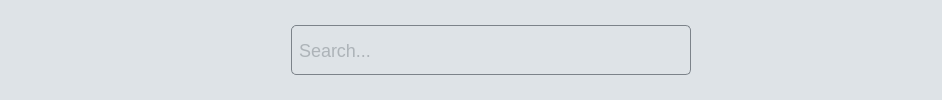
       <widget class="QWidget" name="widget" native="true">
        <property name="minimumSize">
         <size>
          <width>0</width>
          <height>60</height>
         </size>
        </property>
        <property name="styleSheet">
         <string notr="true">background-color: #DEE3E7;
border: none;
color: #7C838A;
font-size: 15px;

</string>
        </property>
        <layout class="QHBoxLayout" name="horizontalLayout_4">
         <property name="spacing">
          <number>0</number>
         </property>
         <property name="leftMargin">
          <number>15</number>
         </property>
         <property name="topMargin">
          <number>0</number>
         </property>
         <property name="rightMargin">
          <number>15</number>
         </property>
         <property name="bottomMargin">
          <number>0</number>
         </property>
         <item>
          <widget class="QPushButton" name="menuBtn">
           <property name="minimumSize">
            <size>
             <width>40</width>
             <height>50</height>
            </size>
           </property>
           <property name="text">
            <string/>
           </property>
           <property name="icon">
            <iconset>
             <normaloff>ic/menu.svg</normaloff>ic/menu.svg</iconset>
           </property>
           <property name="iconSize">
            <size>
             <width>40</width>
             <height>24</height>
            </size>
           </property>
           <property name="checkable">
            <bool>true</bool>
           </property>
          </widget>
         </item>
         <item>
          <spacer name="horizontalSpacer">
           <property name="orientation">
            <enum>Qt::Horizontal</enum>
           </property>
           <property name="sizeHint" stdset="0">
            <size>
             <width>236</width>
             <height>20</height>
            </size>
           </property>
          </spacer>
         </item>
         <item>
          <layout class="QHBoxLayout" name="horizontalLayout">
           <property name="spacing">
            <number>0</number>
           </property>
           <item>
            <widget class="QFrame" name="searchFrame">
             <property name="minimumSize">
              <size>
               <width>400</width>
               <height>0</height>
              </size>
             </property>
             <property name="frameShape">
              <enum>QFrame::StyledPanel</enum>
             </property>
             <property name="frameShadow">
              <enum>QFrame::Raised</enum>
             </property>
             <layout class="QHBoxLayout" name="horizontalLayout_6">
              <property name="spacing">
               <number>0</number>
              </property>
              <property name="leftMargin">
               <number>0</number>
              </property>
              <property name="topMargin">
               <number>0</number>
              </property>
              <property name="rightMargin">
               <number>0</number>
              </property>
              <property name="bottomMargin">
               <number>0</number>
              </property>
              <item>
               <widget class="QLineEdit" name="searchBar">
                <property name="minimumSize">
                 <size>
                  <width>0</width>
                  <height>50</height>
                 </size>
                </property>
                <property name="styleSheet">
                 <string notr="true">QLineEdit{
	border-width: 1px;
	border-style: solid;
	border-color: #7C838A;
	border-radius: 5px;
	border-right-width: 0px;
	border-top-right-radius: 0px;
	border-bottom-right-radius: 0px;
	height: 45px;
	padding-left: 5px;
	font-size: 18px;
}

QLineEdit::focus {
	color: black
}</string>
                </property>
                <property name="placeholderText">
                 <string>Search...</string>
                </property>
               </widget>
              </item>
              <item>
               <widget class="QPushButton" name="searchBtn">
                <property name="maximumSize">
                 <size>
                  <width>40</width>
                  <height>50</height>
                 </size>
                </property>
                <property name="styleSheet">
                 <string notr="true">QPushButton{
	border-width: 1px;
	border-style: solid;
	border-color: #7C838A;
	border-radius: 5px;
	border-left-width: 0px;	
	border-top-left-radius: 0px;
	border-bottom-left-radius: 0px;
	height: 45px;
	width: 45px;
}</string>
                </property>
                <property name="text">
                 <string/>
                </property>
                <property name="icon">
                 <iconset>
                  <normaloff>ic/search.svg</normaloff>ic/search.svg</iconset>
                </property>
                <property name="iconSize">
                 <size>
                  <width>40</width>
                  <height>25</height>
                 </size>
                </property>
               </widget>
              </item>
             </layout>
            </widget>
           </item>
          </layout>
         </item>
         <item>
          <spacer name="horizontalSpacer_2">
           <property name="orientation">
            <enum>Qt::Horizontal</enum>
           </property>
           <property name="sizeHint" stdset="0">
            <size>
             <width>236</width>
             <height>20</height>
            </size>
           </property>
          </spacer>
         </item>
        </layout>
       </widget>
